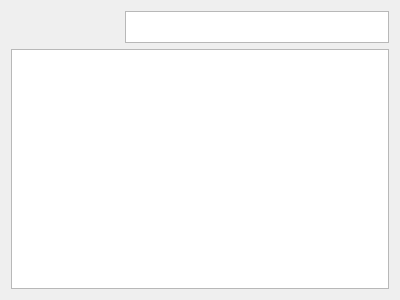
<?xml version="1.0" encoding="UTF-8"?>
<ui version="4.0">
 <class>FolderTab</class>
 <widget class="QWidget" name="FolderTab">
  <property name="geometry">
   <rect>
    <x>0</x>
    <y>0</y>
    <width>400</width>
    <height>300</height>
   </rect>
  </property>
  <property name="windowTitle">
   <string notr="true">Form</string>
  </property>
  <layout class="QVBoxLayout" name="verticalLayout">
   <item>
    <layout class="QHBoxLayout" name="horizontalLayout">
     <item>
      <widget class="QPushButton" name="goBack">
       <property name="sizePolicy">
        <sizepolicy hsizetype="Fixed" vsizetype="Fixed">
         <horstretch>0</horstretch>
         <verstretch>0</verstretch>
        </sizepolicy>
       </property>
       <property name="maximumSize">
        <size>
         <width>32</width>
         <height>32</height>
        </size>
       </property>
       <property name="text">
        <string notr="true" extracomment="Go Back"/>
       </property>
       <property name="flat">
        <bool>true</bool>
       </property>
      </widget>
     </item>
     <item>
      <widget class="QPushButton" name="goForward">
       <property name="sizePolicy">
        <sizepolicy hsizetype="Fixed" vsizetype="Fixed">
         <horstretch>0</horstretch>
         <verstretch>0</verstretch>
        </sizepolicy>
       </property>
       <property name="maximumSize">
        <size>
         <width>32</width>
         <height>32</height>
        </size>
       </property>
       <property name="text">
        <string notr="true" extracomment="Go forward"/>
       </property>
       <property name="flat">
        <bool>true</bool>
       </property>
      </widget>
     </item>
     <item>
      <widget class="QPushButton" name="goUp">
       <property name="sizePolicy">
        <sizepolicy hsizetype="Fixed" vsizetype="Fixed">
         <horstretch>0</horstretch>
         <verstretch>0</verstretch>
        </sizepolicy>
       </property>
       <property name="maximumSize">
        <size>
         <width>32</width>
         <height>32</height>
        </size>
       </property>
       <property name="text">
        <string notr="true" extracomment="Go up"/>
       </property>
       <property name="flat">
        <bool>true</bool>
       </property>
      </widget>
     </item>
     <item>
      <widget class="QPlainTextEdit" name="url">
       <property name="sizePolicy">
        <sizepolicy hsizetype="Expanding" vsizetype="Fixed">
         <horstretch>0</horstretch>
         <verstretch>0</verstretch>
        </sizepolicy>
       </property>
       <property name="maximumSize">
        <size>
         <width>16777215</width>
         <height>32</height>
        </size>
       </property>
       <property name="inputMethodHints">
        <set>Qt::ImhNoAutoUppercase</set>
       </property>
       <property name="verticalScrollBarPolicy">
        <enum>Qt::ScrollBarAlwaysOff</enum>
       </property>
       <property name="horizontalScrollBarPolicy">
        <enum>Qt::ScrollBarAlwaysOff</enum>
       </property>
       <property name="lineWrapMode">
        <enum>QPlainTextEdit::NoWrap</enum>
       </property>
      </widget>
     </item>
    </layout>
   </item>
   <item>
    <widget class="QTableView" name="tableView">
     <property name="contextMenuPolicy">
      <enum>Qt::CustomContextMenu</enum>
     </property>
     <property name="selectionBehavior">
      <enum>QAbstractItemView::SelectRows</enum>
     </property>
     <property name="showGrid">
      <bool>false</bool>
     </property>
     <property name="wordWrap">
      <bool>false</bool>
     </property>
     <attribute name="verticalHeaderVisible">
      <bool>false</bool>
     </attribute>
    </widget>
   </item>
  </layout>
 </widget>
 <resources/>
 <connections/>
</ui>
